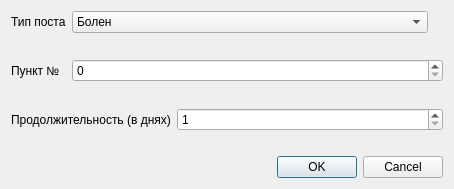
<?xml version="1.0" encoding="UTF-8"?>
<ui version="4.0">
 <class>PostDialog</class>
 <widget class="QDialog" name="PostDialog">
  <property name="geometry">
   <rect>
    <x>0</x>
    <y>0</y>
    <width>454</width>
    <height>189</height>
   </rect>
  </property>
  <property name="windowTitle">
   <string>Dialog</string>
  </property>
  <layout class="QVBoxLayout" name="verticalLayout_2">
   <item>
    <layout class="QVBoxLayout" name="verticalLayout">
     <item>
      <layout class="QFormLayout" name="formLayout_2">
       <property name="formAlignment">
        <set>Qt::AlignLeading|Qt::AlignLeft|Qt::AlignTop</set>
       </property>
       <item row="0" column="0">
        <widget class="QLabel" name="label_2">
         <property name="text">
          <string>Тип поста</string>
         </property>
        </widget>
       </item>
       <item row="0" column="1">
        <widget class="QComboBox" name="postType">
         <property name="sizePolicy">
          <sizepolicy hsizetype="Fixed" vsizetype="Fixed">
           <horstretch>0</horstretch>
           <verstretch>0</verstretch>
          </sizepolicy>
         </property>
         <property name="minimumSize">
          <size>
           <width>0</width>
           <height>0</height>
          </size>
         </property>
         <property name="currentText">
          <string>Болен</string>
         </property>
         <item>
          <property name="text">
           <string>Болен</string>
          </property>
         </item>
         <item>
          <property name="text">
           <string>Ответственный по батальону</string>
          </property>
         </item>
         <item>
          <property name="text">
           <string>Дежурный по батальону</string>
          </property>
         </item>
         <item>
          <property name="text">
           <string>Помощник дежурного по батальону</string>
          </property>
         </item>
         <item>
          <property name="text">
           <string>Командир подразделения антитеррора</string>
          </property>
         </item>
         <item>
          <property name="text">
           <string>Дежурный по роте</string>
          </property>
         </item>
         <item>
          <property name="text">
           <string>Дежурный по ВАИ</string>
          </property>
         </item>
         <item>
          <property name="text">
           <string>Начальник караула</string>
          </property>
         </item>
         <item>
          <property name="text">
           <string>Помощник начальника караула</string>
          </property>
         </item>
         <item>
          <property name="text">
           <string>Дежурный по контрольно-пропускному пункту</string>
          </property>
         </item>
         <item>
          <property name="text">
           <string>Помощник дежурного по контрольно-пропускному пункту</string>
          </property>
         </item>
         <item>
          <property name="text">
           <string>Контролер контрольно-пропускного пункта</string>
          </property>
         </item>
         <item>
          <property name="text">
           <string>Дежурный по соединению</string>
          </property>
         </item>
         <item>
          <property name="text">
           <string>Помощник дежурного по соединению</string>
          </property>
         </item>
         <item>
          <property name="text">
           <string>Комендант участка маршрута</string>
          </property>
         </item>
         <item>
          <property name="text">
           <string>Комендант поста регулирования</string>
          </property>
         </item>
         <item>
          <property name="text">
           <string>Водитель комендантской службы</string>
          </property>
         </item>
         <item>
          <property name="text">
           <string>Командировка</string>
          </property>
         </item>
        </widget>
       </item>
      </layout>
     </item>
     <item>
      <widget class="QWidget" name="punktLayout" native="true">
       <layout class="QFormLayout" name="punktLayoutForm">
        <property name="formAlignment">
         <set>Qt::AlignLeading|Qt::AlignLeft|Qt::AlignTop</set>
        </property>
        <property name="leftMargin">
         <number>0</number>
        </property>
        <property name="topMargin">
         <number>0</number>
        </property>
        <property name="rightMargin">
         <number>0</number>
        </property>
        <property name="bottomMargin">
         <number>0</number>
        </property>
        <item row="0" column="0">
         <widget class="QLabel" name="label_3">
          <property name="text">
           <string>Пункт №  </string>
          </property>
         </widget>
        </item>
        <item row="0" column="1">
         <widget class="QSpinBox" name="punktNumber">
          <property name="maximum">
           <number>1000</number>
          </property>
         </widget>
        </item>
       </layout>
      </widget>
     </item>
     <item>
      <layout class="QFormLayout" name="formLayout">
       <property name="formAlignment">
        <set>Qt::AlignLeading|Qt::AlignLeft|Qt::AlignTop</set>
       </property>
       <item row="0" column="0">
        <widget class="QLabel" name="label">
         <property name="text">
          <string>Продолжительность (в днях)</string>
         </property>
        </widget>
       </item>
       <item row="0" column="1">
        <widget class="QSpinBox" name="duration">
         <property name="minimum">
          <number>1</number>
         </property>
        </widget>
       </item>
      </layout>
     </item>
     <item>
      <widget class="QDialogButtonBox" name="buttonBox">
       <property name="standardButtons">
        <set>QDialogButtonBox::Cancel|QDialogButtonBox::Ok</set>
       </property>
      </widget>
     </item>
    </layout>
   </item>
  </layout>
 </widget>
 <resources/>
 <connections/>
</ui>
